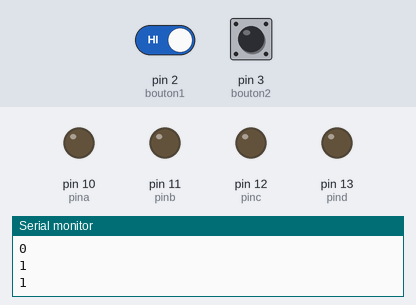
Bench run of a sketch on a simulated Arduino Uno, built with avr-gcc and run on an emulated ATmega328P. Shown: output pins drawn as LEDs (lit = HIGH), the last lines printed to the serial monitor. Dashed ring = blinking. The inputs (shaded band) are chosen by the test bench; at power-on: pin 2 (bouton1) HIGH, pin 3 (bouton2) HIGH.

Above: at 1.2 s.
1.3 s: pin 2 (bouton1) driven LOW
At 1.9 s:
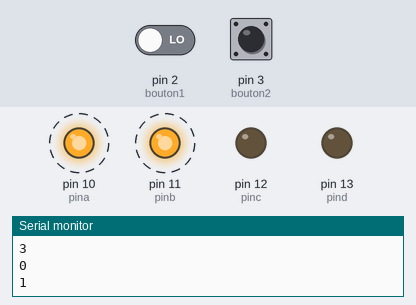
At 4.4 s:
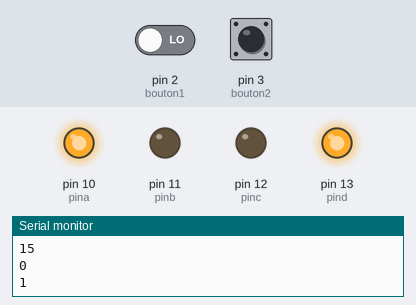
Timing chart, 0 to 5.9 s (numbered marks = the images above; inputs shaded):
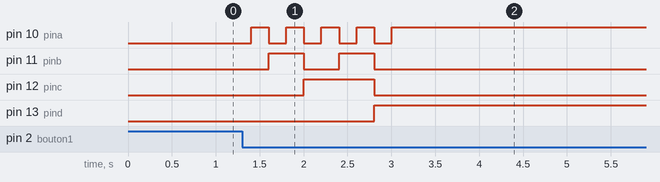

The sketch:

2boutons7segmBCP.ino
```cpp
int const bouton1=2;
int const bouton2=3;// attribution des pin
int const pina=10;
int const pinb=11;
int const pinc=12;
int const pind=13;
int valeur=0;
int baudCOM3=9600;

void setup(){
  pinMode(bouton1,INPUT); //attribution entrees sorties
  pinMode(bouton2,INPUT);
  pinMode(pina,OUTPUT);
  pinMode(pinb,OUTPUT);
  pinMode(pinc,OUTPUT);
pinMode(pind,OUTPUT);
Serial.begin(baudCOM3);
};

void loop(){
  bool etatbp1=digitalRead(bouton1);//LECTURE ETAT BP
  bool etatbp2=digitalRead(bouton2);
  if(etatbp1==LOW)
  valeur=valeur+1;
  if(etatbp2==LOW)
  valeur=valeur-1;
  condition(valeur);
  Serial.println(valeur);
  Serial.println(etatbp1);
  Serial.println(etatbp2);
  delay(200);
  }


int condition(int valeur){//envoi afichage bcp
  if (valeur==0){
    digitalWrite(pina,LOW);
    digitalWrite(pinb,LOW);
    digitalWrite(pinc,LOW);
    digitalWrite(pind,LOW);

  }
  if (valeur==1){
     digitalWrite(pina,HIGH);
    digitalWrite(pinb,LOW);
    digitalWrite(pinc,LOW);
    digitalWrite(pind,LOW);
  }
  if (valeur==2){
      digitalWrite(pina,LOW);
    digitalWrite(pinb,HIGH);
    digitalWrite(pinc,LOW);
    digitalWrite(pind,LOW);
  }
  if (valeur==3){
   digitalWrite(pina,HIGH);
    digitalWrite(pinb,HIGH);
    digitalWrite(pinc,LOW);
    digitalWrite(pind,LOW);
  }
  if (valeur==4){
  digitalWrite(pina,LOW);
    digitalWrite(pinb,LOW);
    digitalWrite(pinc,HIGH);
    digitalWrite(pind,LOW);
  }
  if (valeur==5){
    digitalWrite(pina,HIGH);
    digitalWrite(pinb,LOW);
    digitalWrite(pinc,HIGH);
    digitalWrite(pind,LOW);
  }
  if (valeur==6){
      digitalWrite(pina,LOW);
    digitalWrite(pinb,HIGH);
    digitalWrite(pinc,HIGH);
    digitalWrite(pind,LOW);
  }

if (valeur==7){
      digitalWrite(pina,HIGH);
    digitalWrite(pinb,HIGH);
    digitalWrite(pinc,HIGH);
    digitalWrite(pind,LOW);
  }
if (valeur==8){
    digitalWrite(pina,LOW);
    digitalWrite(pinb,LOW);
    digitalWrite(pinc,LOW);
    digitalWrite(pind,HIGH);
  }
if (valeur==9){
  digitalWrite(pina,HIGH);
    digitalWrite(pinb,LOW);
    digitalWrite(pinc,LOW);
    digitalWrite(pind,HIGH);
  }
if (valeur>9){
  valeur=0;}
return valeur;
}
```

Measured:
- after the input at 1.3 s, pin 10 (pina): alternates HIGH for 0.20 s and LOW for 0.20 s, 9 changes in all, then stays HIGH, starting after 0.10 s; pin 11 (pinb): alternates HIGH for 0.40 s and LOW for 0.40 s, 4 changes in all, then stays LOW, starting after 0.30 s
